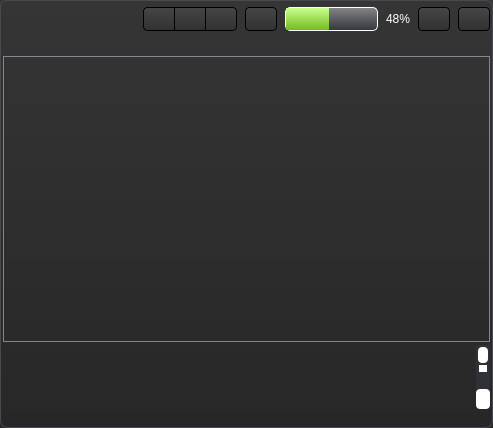
<?xml version="1.0" encoding="UTF-8"?>
<ui version="4.0">
 <class>LoaderMainWin</class>
 <widget class="QWidget" name="LoaderMainWin">
  <property name="geometry">
   <rect>
    <x>0</x>
    <y>0</y>
    <width>491</width>
    <height>428</height>
   </rect>
  </property>
  <property name="windowTitle">
   <string>Form</string>
  </property>
  <property name="styleSheet">
   <string notr="true">QCustomStyleWidget {
button-width:16px;
button-height:16px;
button-spacing:4px;
top:5px;
left:5px;
caption-image:url(:/system/Resources/captionGrad.png);
caption-image-glow:url(:/system/Resources/captionGradDisable.png);
margin:5px 24px 5px 0;
}

QPushButton#systemPushButtonExit {
background:none;
border:0;
image:url(:/system/Resources/systemExit.png);
}

QPushButton#systemPushButtonExit:hover {
image:url(:/system/Resources/systemExitHover.png);
}

QPushButton#systemPushButtonMinimize {
background:none;
border:0;
image:url(:/system/Resources/systemMin.png);
}

QPushButton#systemPushButtonMinimize:hover {
image:url(:/system/Resources/systemMinHover.png);
}

QPushButton#systemPushButtonMaximize {
background:none;
border:0;
image:url(:/system/Resources/systemMax.png);
}

QPushButton#systemPushButtonMaximize:hover {
image:url(:/system/Resources/systemMaxHover.png);
}

QPushButton#systemPushButtonMaximize[showrestore=&quot;true&quot;] {
background:none;
border:0;
image:url(:/system/Resources/systemRest.png);
}

QPushButton#systemPushButtonMaximize:hover[showrestore=&quot;true&quot;] {
image:url(:/system/Resources/systemRestHover.png);
}

QWidget#LoaderMainWin {
background:qlineargradient(spread:pad,x1:1,y1:0,x2:1,y2:1,stop:0 rgb(53,53,53), stop:1 rgb(39, 39, 39));
border:1px solid #494a4f;
border-radius:7px;
}

QMainWindow#LoaderMainWin[showrestore=&quot;true&quot;] {
border-radius:0;
}

QPushButton {
color:#fff;
background-color:qlineargradient(spread:pad,x1:1,y1:0,x2:1, y2:1,stop:0 #464646,stop:1 #313131);
border:1px solid #000;
border-radius:4px; 
}

QPushButton:hover {
background-color:qlineargradient(spread:pad,x1:1,y1:0,x2:1,y2:1,stop:0 #505050,stop:1 #3b3b3b);
}

QPushButton:pressed {
background-color:qlineargradient(spread:pad,x1:1,y1:0,x2:1,y2:1,stop:0 #313131,stop:1 #464646);
}

QPushButton#pushButtonPause {
border-radius:0px; 
}

QPushButton#pushButtonPlay {
border-bottom-right-radius:0px; 
border-top-right-radius:0px; 
}

QPushButton#pushButtonStop {
border-bottom-left-radius:0px; 
border-top-left-radius:0px; 
}

QPushButton#pushButtonPlugin {
border: none;
background:none;
image:url(:/user/Resources/pluginButtonNormal.png);
}

QPushButton#pushButtonPlugin:hover {
image:url(:/user/Resources/pluginButtonHover.png);
}

QPushButton#pushButtonPlugin:pressed {
image:url(:/user/Resources/pluginButtonDown.png);
}

QTabWidget::pane { 
border:1px solid #828790;
}

QTabWidget::tab-bar {
left:0px; 
}

QTabBar::tab {
color:#3d3d3d;
background:qlineargradient(spread:pad,x1:1,y1:0,x2:1,y2:1,stop:0 #fafafa,stop:1 #c4c4c4);
border:1px solid #9a9a99;
border-bottom-color:#9a9a99;
border-top-left-radius:4px;
border-top-right-radius:4px;
min-width:20ex;
padding:1px 5px 1px 5px;
margin:0px;
image:none;
}

QTabBar::tab:selected, QTabBar::tab:hover {
color:#fff;
background:qlineargradient(spread:pad,x1:1,y1:0,x2:1,y2:1,stop:0 #8ec44e,stop:1 #618c30);
}

QTabBar::tab:selected {
border-color:#547a29;
}

QTabBar::tab:only-one {
padding:2px 5px 3px 5px;
}

QTabBar::close-button {
 image:url(:/system/Resources/systemExit.png);
 }

QTabBar::close-button:hover {
image:url(:/system/Resources/systemExitHover.png);
 }

QProgressBar, QLabel {
color:#FFF;
}

QProgressBar:horizontal {
border:1px solid white;
border-radius:5px;
background:qlineargradient(x1:0,y1:0,x2:0,y2:1,stop: 0 #858489,stop: 1 #33363b);
margin-right:32px;
text-align:right;
}

QProgressBar::chunk:horizontal {
background:qlineargradient(x1: 0,y1:0,x2:0,y2:1,stop: 0 #c9ff8d,stop: 1 #74bb1f);
}

QHeaderView::section {
background-color:qlineargradient(x1:0,y1:0,x2:0,y2:1,stop: 0 #46494e,stop: 1 #2c2d2c);
color:#FFF;
padding:2px;
padding-left:4px;
border:none;
border-left:1px solid #434443;
border-bottom:1px solid #434443;
}

QHeaderView::section:first {
borer-left:none;
}

QTreeView {
background:#373a3f;
color:#FFF;
border:none;
}

QScrollBar::add-page, QScrollBar::sub-page {
background:#303136;
}

QScrollBar:vertical {
border:none;
background:#303136;
margin:20px 0px 20px 0px;
}

QScrollBar::handle:vertical {
background:#FFF;
border-radius:5px;
margin-left:3px;
margin-right:3px;
}

QScrollBar::add-line:vertical {
background:#303136;
height:20px;
subcontrol-position:bottom;
subcontrol-origin:margin;
}

QScrollBar::sub-line:vertical {
background:#303136;
height:20px;
subcontrol-position:top;
subcontrol-origin:margin;
}

QScrollBar:up-arrow:vertical {
border-radius:4px;
background: white;
margin:2px;
image:url(:/system/Resources/systemUp.png);
}

QScrollBar:down-arrow:vertical {
border-radius:4px;
background:#FFF;
margin:0px;
image:url(:/system/Resources/systemDown.png);	
}

QScrollArea, QWidget#scrollAreaPluginContents {
padding:0px;
background:transparent;
}</string>
  </property>
  <layout class="QVBoxLayout" name="verticalLayout">
   <property name="spacing">
    <number>3</number>
   </property>
   <property name="leftMargin">
    <number>3</number>
   </property>
   <property name="topMargin">
    <number>7</number>
   </property>
   <property name="rightMargin">
    <number>3</number>
   </property>
   <property name="bottomMargin">
    <number>0</number>
   </property>
   <item>
    <layout class="QHBoxLayout" name="horizontalLayoutHead">
     <property name="spacing">
      <number>8</number>
     </property>
     <item>
      <widget class="QWidget" name="widgetControlSpacer" native="true">
       <property name="minimumSize">
        <size>
         <width>132</width>
         <height>24</height>
        </size>
       </property>
       <property name="maximumSize">
        <size>
         <width>132</width>
         <height>24</height>
        </size>
       </property>
      </widget>
     </item>
     <item>
      <widget class="QWidget" name="widgetLeftControls" native="true">
       <property name="minimumSize">
        <size>
         <width>134</width>
         <height>24</height>
        </size>
       </property>
       <property name="maximumSize">
        <size>
         <width>134</width>
         <height>24</height>
        </size>
       </property>
       <widget class="QPushButton" name="pushButtonAdd">
        <property name="geometry">
         <rect>
          <x>102</x>
          <y>0</y>
          <width>32</width>
          <height>24</height>
         </rect>
        </property>
        <property name="sizePolicy">
         <sizepolicy hsizetype="Fixed" vsizetype="Fixed">
          <horstretch>0</horstretch>
          <verstretch>0</verstretch>
         </sizepolicy>
        </property>
        <property name="text">
         <string notr="true"/>
        </property>
        <property name="icon">
         <iconset resource="loadermainwin.qrc">
          <normaloff>:/user/Resources/buttonAdd.png</normaloff>:/user/Resources/buttonAdd.png</iconset>
        </property>
       </widget>
       <widget class="QPushButton" name="pushButtonPlay">
        <property name="geometry">
         <rect>
          <x>0</x>
          <y>0</y>
          <width>32</width>
          <height>24</height>
         </rect>
        </property>
        <property name="text">
         <string notr="true"/>
        </property>
        <property name="icon">
         <iconset resource="loadermainwin.qrc">
          <normaloff>:/user/Resources/buttonPlay.png</normaloff>:/user/Resources/buttonPlay.png</iconset>
        </property>
       </widget>
       <widget class="QPushButton" name="pushButtonStop">
        <property name="geometry">
         <rect>
          <x>62</x>
          <y>0</y>
          <width>32</width>
          <height>24</height>
         </rect>
        </property>
        <property name="minimumSize">
         <size>
          <width>32</width>
          <height>24</height>
         </size>
        </property>
        <property name="maximumSize">
         <size>
          <width>32</width>
          <height>24</height>
         </size>
        </property>
        <property name="text">
         <string notr="true"/>
        </property>
        <property name="icon">
         <iconset resource="loadermainwin.qrc">
          <normaloff>:/user/Resources/buttonStop.png</normaloff>:/user/Resources/buttonStop.png</iconset>
        </property>
       </widget>
       <widget class="QPushButton" name="pushButtonPause">
        <property name="geometry">
         <rect>
          <x>31</x>
          <y>0</y>
          <width>32</width>
          <height>24</height>
         </rect>
        </property>
        <property name="text">
         <string notr="true"/>
        </property>
        <property name="icon">
         <iconset resource="loadermainwin.qrc">
          <normaloff>:/user/Resources/buttonPause.png</normaloff>:/user/Resources/buttonPause.png</iconset>
        </property>
       </widget>
      </widget>
     </item>
     <item>
      <widget class="QProgressBar" name="progressBar">
       <property name="value">
        <number>48</number>
       </property>
      </widget>
     </item>
     <item>
      <widget class="QWidget" name="widgetRightConrols" native="true">
       <property name="sizePolicy">
        <sizepolicy hsizetype="Fixed" vsizetype="Fixed">
         <horstretch>0</horstretch>
         <verstretch>0</verstretch>
        </sizepolicy>
       </property>
       <property name="minimumSize">
        <size>
         <width>72</width>
         <height>24</height>
        </size>
       </property>
       <property name="maximumSize">
        <size>
         <width>72</width>
         <height>24</height>
        </size>
       </property>
       <widget class="QPushButton" name="pushButtonConfig">
        <property name="geometry">
         <rect>
          <x>40</x>
          <y>0</y>
          <width>32</width>
          <height>24</height>
         </rect>
        </property>
        <property name="sizePolicy">
         <sizepolicy hsizetype="Fixed" vsizetype="Fixed">
          <horstretch>0</horstretch>
          <verstretch>0</verstretch>
         </sizepolicy>
        </property>
        <property name="text">
         <string notr="true"/>
        </property>
        <property name="icon">
         <iconset resource="loadermainwin.qrc">
          <normaloff>:/user/Resources/buttonConfig.png</normaloff>:/user/Resources/buttonConfig.png</iconset>
        </property>
       </widget>
       <widget class="QPushButton" name="pushButtonInfo">
        <property name="geometry">
         <rect>
          <x>0</x>
          <y>0</y>
          <width>32</width>
          <height>24</height>
         </rect>
        </property>
        <property name="sizePolicy">
         <sizepolicy hsizetype="Fixed" vsizetype="Fixed">
          <horstretch>0</horstretch>
          <verstretch>0</verstretch>
         </sizepolicy>
        </property>
        <property name="text">
         <string notr="true"/>
        </property>
        <property name="icon">
         <iconset resource="loadermainwin.qrc">
          <normaloff>:/user/Resources/buttonInfo.png</normaloff>:/user/Resources/buttonInfo.png</iconset>
        </property>
       </widget>
      </widget>
     </item>
    </layout>
   </item>
   <item>
    <layout class="QHBoxLayout" name="horizontalLayoutInfo">
     <property name="spacing">
      <number>8</number>
     </property>
     <property name="topMargin">
      <number>2</number>
     </property>
     <property name="bottomMargin">
      <number>4</number>
     </property>
     <item>
      <widget class="QWidget" name="widgetInfoSpacer" native="true">
       <property name="minimumSize">
        <size>
         <width>132</width>
         <height>13</height>
        </size>
       </property>
       <property name="maximumSize">
        <size>
         <width>132</width>
         <height>13</height>
        </size>
       </property>
      </widget>
     </item>
     <item>
      <widget class="QLabel" name="labelInfo">
       <property name="minimumSize">
        <size>
         <width>0</width>
         <height>13</height>
        </size>
       </property>
       <property name="maximumSize">
        <size>
         <width>16777215</width>
         <height>13</height>
        </size>
       </property>
       <property name="text">
        <string notr="true"/>
       </property>
      </widget>
     </item>
    </layout>
   </item>
   <item>
    <widget class="QWidget" name="widgetContent" native="true">
     <property name="sizePolicy">
      <sizepolicy hsizetype="Preferred" vsizetype="Expanding">
       <horstretch>0</horstretch>
       <verstretch>0</verstretch>
      </sizepolicy>
     </property>
     <layout class="QVBoxLayout" name="verticalLayoutContent">
      <property name="spacing">
       <number>3</number>
      </property>
      <property name="margin">
       <number>0</number>
      </property>
      <item>
       <widget class="QTabWidget" name="tabWidget">
        <property name="currentIndex">
         <number>-1</number>
        </property>
        <property name="tabsClosable">
         <bool>true</bool>
        </property>
        <property name="movable">
         <bool>true</bool>
        </property>
       </widget>
      </item>
      <item>
       <widget class="QScrollArea" name="scrollAreaPlugins">
        <property name="sizePolicy">
         <sizepolicy hsizetype="Expanding" vsizetype="Preferred">
          <horstretch>0</horstretch>
          <verstretch>0</verstretch>
         </sizepolicy>
        </property>
        <property name="minimumSize">
         <size>
          <width>0</width>
          <height>64</height>
         </size>
        </property>
        <property name="maximumSize">
         <size>
          <width>16777215</width>
          <height>64</height>
         </size>
        </property>
        <property name="frameShape">
         <enum>QFrame::NoFrame</enum>
        </property>
        <property name="horizontalScrollBarPolicy">
         <enum>Qt::ScrollBarAlwaysOff</enum>
        </property>
        <widget class="QWidget" name="scrollAreaPluginContents">
         <property name="geometry">
          <rect>
           <x>0</x>
           <y>-20</y>
           <width>761</width>
           <height>200</height>
          </rect>
         </property>
        </widget>
       </widget>
      </item>
     </layout>
    </widget>
   </item>
   <item>
    <widget class="QWidget" name="widgetFoot" native="true">
     <property name="minimumSize">
      <size>
       <width>0</width>
       <height>16</height>
      </size>
     </property>
     <property name="maximumSize">
      <size>
       <width>16777215</width>
       <height>16</height>
      </size>
     </property>
     <layout class="QHBoxLayout" name="horizontalLayoutFoot">
      <property name="spacing">
       <number>0</number>
      </property>
      <property name="margin">
       <number>0</number>
      </property>
      <item>
       <spacer name="horizontalSpacerLeft">
        <property name="orientation">
         <enum>Qt::Horizontal</enum>
        </property>
        <property name="sizeHint" stdset="0">
         <size>
          <width>40</width>
          <height>0</height>
         </size>
        </property>
       </spacer>
      </item>
      <item>
       <widget class="QPushButton" name="pushButtonPlugin">
        <property name="minimumSize">
         <size>
          <width>132</width>
          <height>16</height>
         </size>
        </property>
        <property name="maximumSize">
         <size>
          <width>132</width>
          <height>16</height>
         </size>
        </property>
        <property name="text">
         <string notr="true"/>
        </property>
        <property name="icon">
         <iconset resource="loadermainwin.qrc">
          <normaloff>:/system/Resources/systemUp.png</normaloff>:/system/Resources/systemUp.png</iconset>
        </property>
       </widget>
      </item>
      <item>
       <spacer name="horizontalSpacerRight">
        <property name="orientation">
         <enum>Qt::Horizontal</enum>
        </property>
        <property name="sizeHint" stdset="0">
         <size>
          <width>40</width>
          <height>0</height>
         </size>
        </property>
       </spacer>
      </item>
     </layout>
    </widget>
   </item>
  </layout>
 </widget>
 <resources>
  <include location="loadermainwin.qrc"/>
 </resources>
 <connections/>
</ui>
